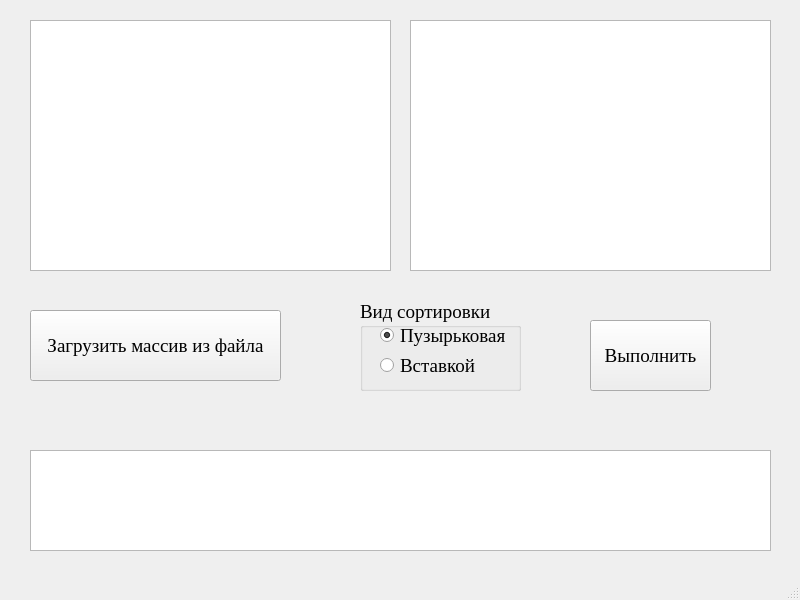
<?xml version="1.0" encoding="UTF-8"?>
<ui version="4.0">
 <class>MainWindow</class>
 <widget class="QMainWindow" name="MainWindow">
  <property name="geometry">
   <rect>
    <x>0</x>
    <y>0</y>
    <width>800</width>
    <height>600</height>
   </rect>
  </property>
  <property name="windowTitle">
   <string>MainWindow</string>
  </property>
  <widget class="QWidget" name="centralwidget">
   <widget class="QPushButton" name="Filebt">
    <property name="geometry">
     <rect>
      <x>30</x>
      <y>310</y>
      <width>251</width>
      <height>71</height>
     </rect>
    </property>
    <property name="font">
     <font>
      <family>Times New Roman</family>
      <pointsize>14</pointsize>
     </font>
    </property>
    <property name="text">
     <string>Загрузить массив из файла</string>
    </property>
    <property name="checkable">
     <bool>false</bool>
    </property>
    <property name="autoRepeat">
     <bool>false</bool>
    </property>
   </widget>
   <widget class="QTextEdit" name="Input">
    <property name="geometry">
     <rect>
      <x>30</x>
      <y>20</y>
      <width>361</width>
      <height>251</height>
     </rect>
    </property>
    <property name="font">
     <font>
      <family>Times New Roman</family>
      <pointsize>14</pointsize>
     </font>
    </property>
   </widget>
   <widget class="QGroupBox" name="groupBox">
    <property name="geometry">
     <rect>
      <x>360</x>
      <y>300</y>
      <width>161</width>
      <height>91</height>
     </rect>
    </property>
    <property name="font">
     <font>
      <family>Times New Roman</family>
      <pointsize>14</pointsize>
     </font>
    </property>
    <property name="title">
     <string>Вид сортировки</string>
    </property>
    <widget class="QRadioButton" name="inrbt">
     <property name="geometry">
      <rect>
       <x>20</x>
       <y>50</y>
       <width>121</width>
       <height>31</height>
      </rect>
     </property>
     <property name="font">
      <font>
       <family>Times New Roman</family>
       <pointsize>14</pointsize>
      </font>
     </property>
     <property name="text">
      <string>Вставкой</string>
     </property>
     <property name="checked">
      <bool>false</bool>
     </property>
    </widget>
    <widget class="QRadioButton" name="bbrbt">
     <property name="geometry">
      <rect>
       <x>20</x>
       <y>20</y>
       <width>131</width>
       <height>31</height>
      </rect>
     </property>
     <property name="font">
      <font>
       <family>Times New Roman</family>
       <pointsize>14</pointsize>
      </font>
     </property>
     <property name="text">
      <string>Пузырьковая</string>
     </property>
     <property name="checked">
      <bool>true</bool>
     </property>
    </widget>
   </widget>
   <widget class="QTextEdit" name="Logo_text">
    <property name="geometry">
     <rect>
      <x>30</x>
      <y>450</y>
      <width>741</width>
      <height>101</height>
     </rect>
    </property>
    <property name="font">
     <font>
      <family>Times New Roman</family>
      <pointsize>14</pointsize>
     </font>
    </property>
    <property name="readOnly">
     <bool>true</bool>
    </property>
   </widget>
   <widget class="QTextEdit" name="Output">
    <property name="geometry">
     <rect>
      <x>410</x>
      <y>20</y>
      <width>361</width>
      <height>251</height>
     </rect>
    </property>
    <property name="font">
     <font>
      <family>Times New Roman</family>
      <pointsize>14</pointsize>
     </font>
    </property>
    <property name="readOnly">
     <bool>true</bool>
    </property>
   </widget>
   <widget class="QPushButton" name="DoItbt">
    <property name="geometry">
     <rect>
      <x>590</x>
      <y>320</y>
      <width>121</width>
      <height>71</height>
     </rect>
    </property>
    <property name="font">
     <font>
      <family>Times New Roman</family>
      <pointsize>14</pointsize>
     </font>
    </property>
    <property name="text">
     <string>Выполнить</string>
    </property>
   </widget>
  </widget>
  <widget class="QStatusBar" name="statusbar"/>
 </widget>
 <resources/>
 <connections/>
</ui>
